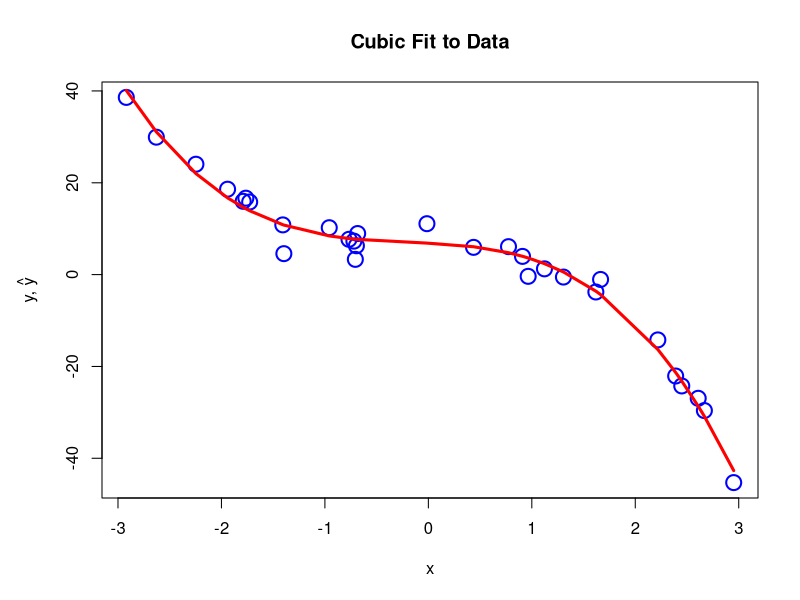

Recreate this plot in R.
set.seed(1)
N=30
x= 6*runif(N) -3
x=sort(x)
y= 7 - x - x^2 - 3/2*x^3 + 3*rnorm(N)
quartz()

ylabel <- expression(paste("y, ",hat(y)))
op <- par(mar = c(5,5,4,2) + 0.1)          # default is c(5,4,4,2) + 0.1
plot(x,y,col='blue',cex=2,lwd=2,xlab="x",ylab=ylabel,main="Cubic Fit to Data")
x1=x
x2=x^2
x3=x^3
cubic_fit=lm(y~x1+x2+x3)
beta0=cubic_fit$coefficients[1]
beta1=cubic_fit$coefficients[2]
beta2=cubic_fit$coefficients[3]
beta3=cubic_fit$coefficients[4]
yhat = beta0 + beta1*x + beta2*x^2 + beta3*x^3
lines(x,yhat,col='red',lwd=3)
cubic_fit
